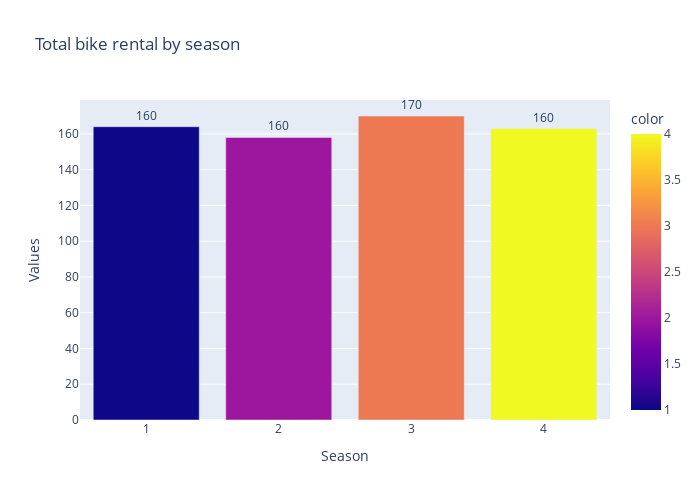

Notebook source saved alongside this figure:
### Markdown cell above
## Businees Question 1 and Conclusion

### Code cell
# total rental bike by season
season = df_day['season'].value_counts()
fig = px.bar(df_day,
             x = season.index,
             y = season.values,
             color =season.index,
             title = 'Total bike rental by season',
             text_auto = '.2s',
             width = 700,
             height = 500)

fig.update_layout(
    xaxis_title = 'Season',
    yaxis_title = 'Values',
    showlegend = True)

fig.update_traces(
    textposition='outside')

fig.show()

### Figure 1 — Plotly figure (JSON) as saved in the notebook; plotly's stock layout.template omitted (floating-point values rounded to 4 significant figures)
{"data": [{"alignmentgroup": "True", "hovertemplate": "x=%{x}<br>y=%{y}<br>color=%{marker.color}<extra></extra>", "legendgroup": "", "marker": {"color": [3, 1, 4, 2], "coloraxis": "coloraxis", "pattern": {"shape": ""}}, "name": "", "offsetgroup": "", "orientation": "v", "showlegend": false, "textposition": "outside", "texttemplate": "%{y:.2s}", "type": "bar", "x": [3, 1, 4, 2], "xaxis": "x", "y": [170, 164, 163, 158], "yaxis": "y"}], "layout": {"barmode": "relative", "coloraxis": {"colorbar": {"title": {"text": "color"}}, "colorscale": [[0, "#0d0887"], [0.1111, "#46039f"], [0.2222, "#7201a8"], [0.3333, "#9c179e"], [0.4444, "#bd3786"], [0.5556, "#d8576b"], [0.6667, "#ed7953"], [0.7778, "#fb9f3a"], [0.8889, "#fdca26"], [1, "#f0f921"]]}, "height": 500, "legend": {"tracegroupgap": 0}, "showlegend": true, "title": {"text": "Total bike rental by season"}, "width": 700, "xaxis": {"anchor": "y", "domain": [0, 1], "title": {"text": "Season"}}, "yaxis": {"anchor": "x", "domain": [0, 1], "title": {"text": "Values"}}}}
